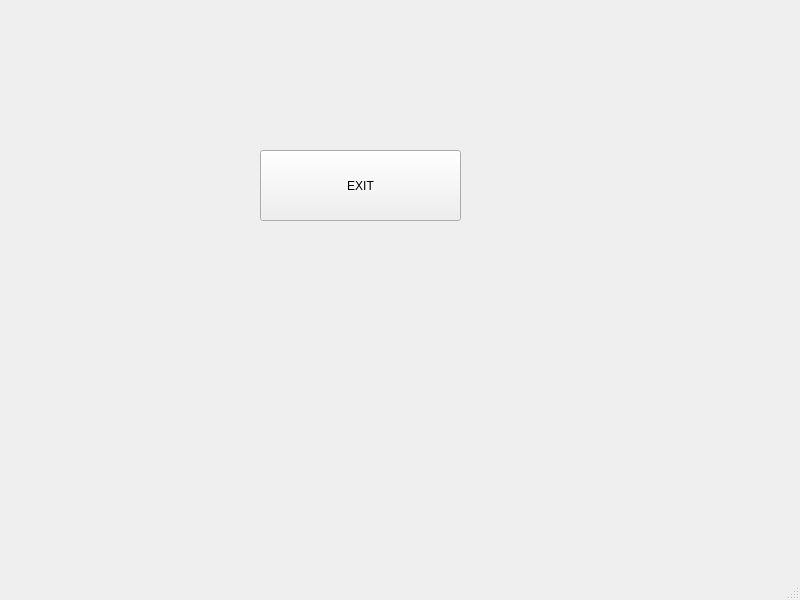
<?xml version="1.0" encoding="UTF-8"?>
<ui version="4.0">
 <class>MainWindow</class>
 <widget class="QMainWindow" name="MainWindow">
  <property name="geometry">
   <rect>
    <x>0</x>
    <y>0</y>
    <width>800</width>
    <height>600</height>
   </rect>
  </property>
  <property name="windowTitle">
   <string>MainWindow</string>
  </property>
  <widget class="QWidget" name="centralwidget">
   <widget class="QPushButton" name="pushButton">
    <property name="geometry">
     <rect>
      <x>260</x>
      <y>150</y>
      <width>201</width>
      <height>71</height>
     </rect>
    </property>
    <property name="text">
     <string>EXIT</string>
    </property>
   </widget>
  </widget>
  <widget class="QMenuBar" name="menubar">
   <property name="geometry">
    <rect>
     <x>0</x>
     <y>0</y>
     <width>800</width>
     <height>26</height>
    </rect>
   </property>
  </widget>
  <widget class="QStatusBar" name="statusbar"/>
 </widget>
 <resources/>
 <connections>
  <connection>
   <sender>pushButton</sender>
   <signal>clicked()</signal>
   <receiver>MainWindow</receiver>
   <slot>close()</slot>
   <hints>
    <hint type="sourcelabel">
     <x>298</x>
     <y>212</y>
    </hint>
    <hint type="destinationlabel">
     <x>170</x>
     <y>278</y>
    </hint>
   </hints>
  </connection>
 </connections>
</ui>
